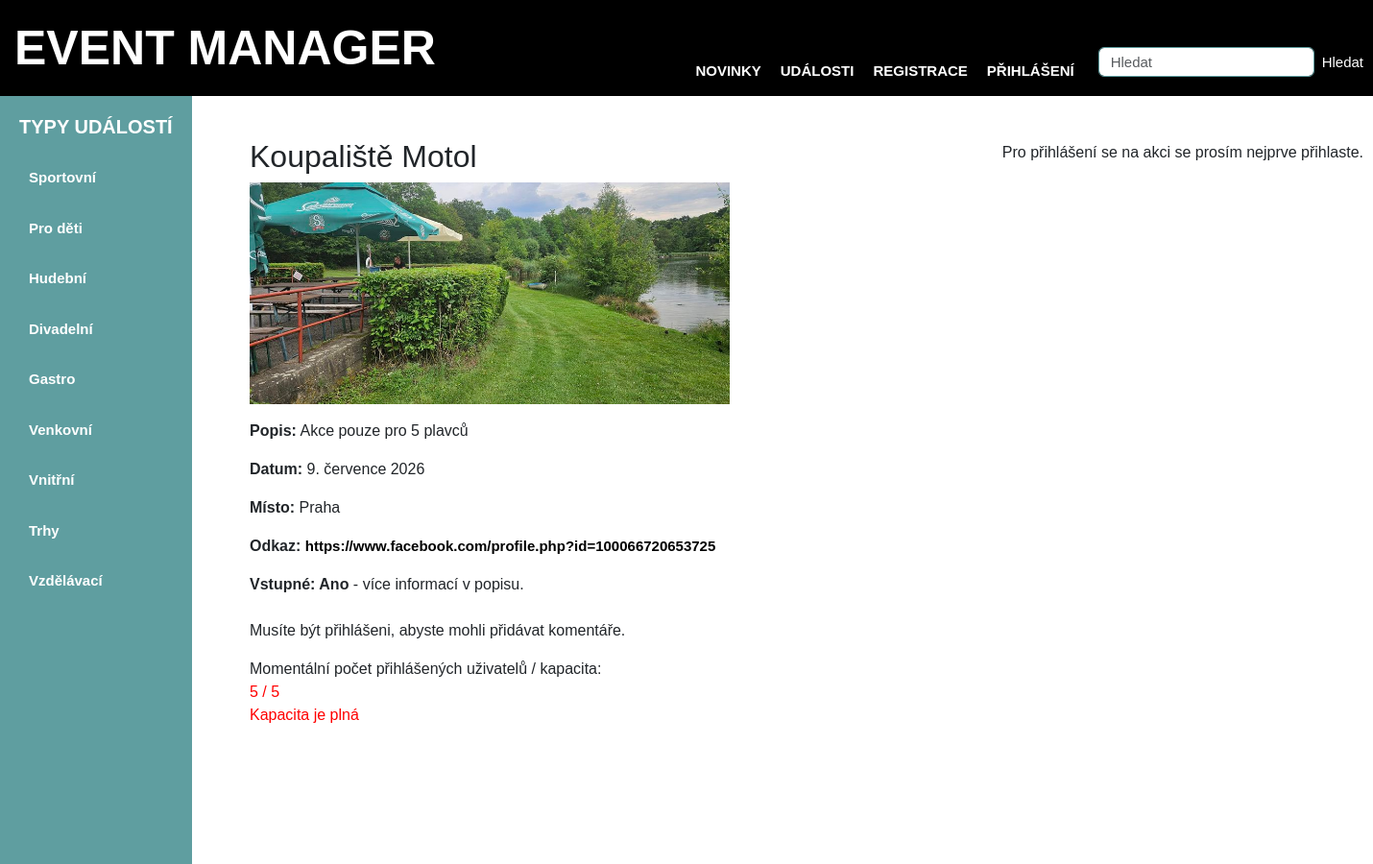
The app's page /detail/13, older data.
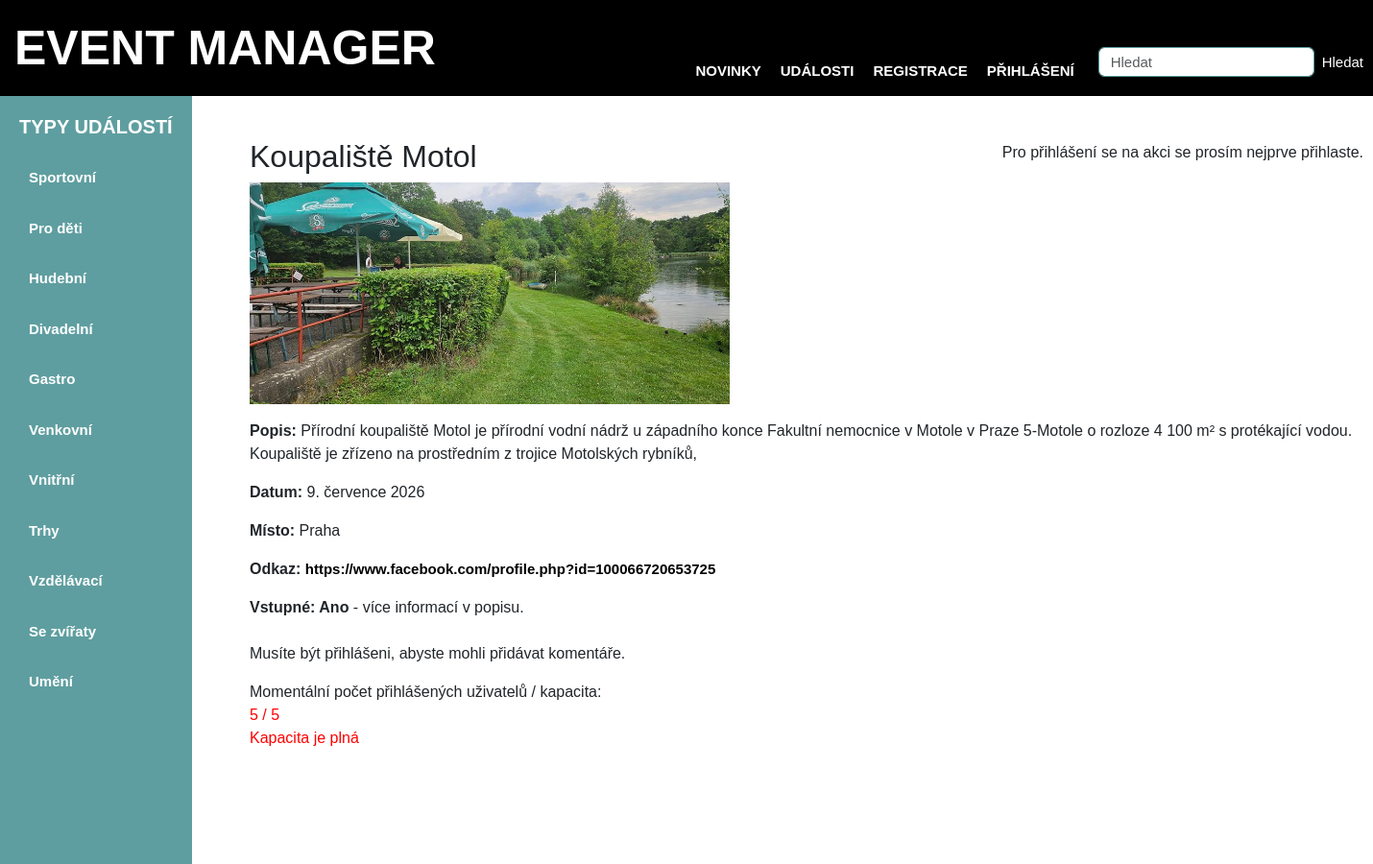
The same page, newer data.
### viewer/models.py (models this page shows, shortened)
class EventType(Model):
    name = CharField(max_length=128)
    is_approved = models.BooleanField(default=False)  # Výchozí hodnota je False (ne schváleno)
    class Meta:
        permissions = [
            ('custom_add_eventtype', 'Can add event type'),  # změňte název na něco jedinečného
        ]

class Event(Model):
  name = CharField(max_length=128)
  describtion = CharField(max_length=6000, default="")
  eventType = ManyToManyField(EventType)
  date = DateField(default=timezone.now)
  create_date = DateTimeField(auto_now_add=True)
  place = CharField(max_length=128, default="")
  entry = BooleanField(default=False)
  user = ForeignKey(User, on_delete=DO_NOTHING, default=1)
  link = URLField(max_length=200, blank=True, null=True)
  image = ImageField(upload_to='event_images/', blank=False, null=True)
  attendees = models.ManyToManyField(User, related_name="events_attending", blank=True)
  capacity = models.PositiveIntegerField(null=True, blank=True, default=None)  # None znamená neomezeno
  is_capacity_limited = models.BooleanField(default=False)
  is_approved = models.BooleanField(default=False)  # Výchozí hodnota je False (ne schváleno)

### viewer/views.py (the view, shortened to what this page needs)
# urls.py: path('detail/<pk>', detail, name='detail'),
def detail(request, pk):
  event = get_object_or_404(Event, pk=pk)
  user_is_attendee = event.attendees.filter(id=request.user.id).exists() if request.user.is_authenticated else False
  if event.is_capacity_limited and event.capacity is not None:
      remaining_capacity = event.capacity - event.attendees.count()
  else:
      remaining_capacity = None
  return render(
    request, template_name='detail.html',
    context={'event': event,
             'comments': Comment.objects.filter(event__pk=pk).order_by('-comment_date'),
             'attendees': event.attendees.all(),
             'user_is_attendee': user_is_attendee,
             'attendee_count': event.attendees.count(),
             'remaining_capacity': remaining_capacity,
             }
  )

### viewer/views.py (called while the page is built)
def global_data(request):
    data = EventType.objects.filter(is_approved=True)
    return {'type_list': data}

### viewer/templates/detail.html (shortened to what this page needs)
{% extends "base.html" %}
{% block content %}
<br>
<div style="display: flex; align-items: center; justify-content: space-between;">
    <h2>{{ event.name }}</h2>
    {% if user.is_authenticated %}
        {% with event.attendees.all as attendees %}
            {% if user in attendees %}
                <form action="{% url 'attendees' event.id %}" method="post" style="text-align: right;">
                    {% csrf_token %}
                    <button type="submit" class="btn btn-danger">Odhlásit se</button>
                </form>
            {% else %}
                <form action="{% url 'attendees' event.id %}" method="post" style="text-align: right;">
                    {% csrf_token %}
                    <button type="submit" class="btn btn-primary">Přihlásit se na akci</button>
                </form>
            {% endif %}
        {% endwith %}
    {% else %}
        <p>Pro přihlášení se na akci se prosím nejprve přihlaste.</p>
    {% endif %}
</div>
    {% if event.image %}
      <p><img src="{{ event.image.url }}" alt="{{ event.title }}"></p>
    {% endif %}
    <p><strong>Popis:</strong> {{ event.describtion }}</p>
    <p><strong>Datum:</strong> {{ event.date }}</p>
    <p><strong>Místo:</strong> {{ event.place }}</p>
    {% if event.link %}
        <p><strong>Odkaz:</strong> <a href="{{ event.link }}" target="_blank">{{ event.link }}</a></p>
    {% endif %}
    <strong>Vstupné: </strong>
        {% if event.entry %}
            <strong>Ano</strong> - více informací v popisu.
        {% else %}
            Ne
        {% endif %}
<br>
<br>
{% if user.is_authenticated %}
<h4>Komentáře</h4>
    <ul>
        {% for comment in comments %}
          <li>
            {{ comment.user.username }} ({{ comment.comment }}) - {{ comment.comment_date }}
            <br>
            {% if user == comment.user or perms.auth.jeadmin%}
                <form action="{% url 'delete_comment' comment.id %}" method="POST" style="display:inline;">
                    {% csrf_token %}
                    <button type="submit" class="btn btn-danger btn-sm">Smazat</button>
                </form>
            {% endif %}
            <br><br>
          </li>
        {% endfor %}
    </ul>
          <form action="/detail/{{event.pk}}" method="POST">
            {% csrf_token %}
              <p>Nový komentář:</p>
              <textarea name="comment" style="width: 400px; height: 50px;"></textarea>
            <input type="submit" value="Přidat nový komentář">
          </form>
    {% else %}
        <p>Musíte být přihlášeni, abyste mohli přidávat komentáře.</p>
    {% endif %}
{% if event.is_capacity_limited %}
    Momentální počet přihlášených uživatelů / kapacita:
    {% if event.capacity is not None and attendee_count == event.capacity %}
        <div style="color: red;">
            {{ attendee_count }} / {{ event.capacity }}<br>
            <span>Kapacita je plná</span>
        </div>
    {% elif event.capacity is not None and remaining_capacity <= 3 %}
        <div style="color: orange;">
            {{ attendee_count }} / {{ event.capacity }}<br>
            <span>Zbývají poslední {{ remaining_capacity }} místa </span>
        </div>
    {% else %}
        <div style="color: green;">
            {{ attendee_count }} / {{ event.capacity }}<br>
            <span>Zbývá {{ remaining_capacity }} míst</span>
        </div>
    {% endif %}
{% else %}
    <div>Momentální počet přihlášených uživatelů - neomezená kapacita: {{ attendee_count }}</div><br>
{% endif %}
<br>
{% endblock %}

### viewer/templates/base.html (shortened to what this page needs)
<!DOCTYPE html>
<html lang="cs">
<head>
    <link href="https://cdn.jsdelivr.net/npm/bootstrap@5.3.0/dist/css/bootstrap.min.css" rel="stylesheet">
    {% load static %}
    <link rel="stylesheet" href="{% static 'styles.css' %}">
</head>
<body>
    <nav class="header">
        <div class="logo">EVENT MANAGER</div>
        <nav class="nav-bar">
            <a href="{% url 'main_page' %}">NOVINKY</a>
            <a href="{% url 'events' %}">UDÁLOSTI</a>
            {% if request.user.is_authenticated %}
                <a href="{% url 'my_attendees' %}">MOJE AKCE</a>
                <a href="{% url 'my_page' %}">MŮJ ÚČET - {{ request.user.username }}</a>
                <a href="{% url 'logout' %}">ODHLÁSIT</a>
            {% else %}
                <a href="{% url 'sign_up' %}">REGISTRACE</a>
                <a href="{% url 'login' %}">PŘIHLÁŠENÍ</a>
            {% endif %}
            <form class="d-flex" method="get" action="{% url 'search' %}">
                <input type="text" name="query" class="form-control me-2" placeholder="Hledat" aria-label="Search" required="" id="id_query">
                <button class="btn btn-outline-success" type="submit">Hledat</button>
            </form>
        </nav>
    </nav>
    <div class="container">
        <div class="left-sidebar">
            <h3>TYPY UDÁLOSTÍ</h3>
            <ul>
                {% for type in type_list %}
                    {% if type.is_approved %}
                        <li><a href="{% url 'type_filter' type.pk %}">{{ type.name }}</a></li>
                    {% endif %}
                {% endfor %}
            </ul>
        </div>
        <div class="content">
            <div>
                {% block content %}{% endblock %}
            </div>
        </div>
    </div>
    </body>
</html>

Row changes from the older to the newer data that the page shows:
added EventType: name "Se zvířaty"
added EventType: name "Umění"
changed Event "Koupaliště Motol": describtion "Akce pouze pro 5 plavců" → "Přírodní koupaliště Motol je přírodní vodní nádrž u západního konce Fakultní nemocnice v Motole v Praze 5-Motole o rozloze 4 100 m² s protékající vodou. Koupaliště je zřízeno na prostředním z trojice Motolských rybníků,"
